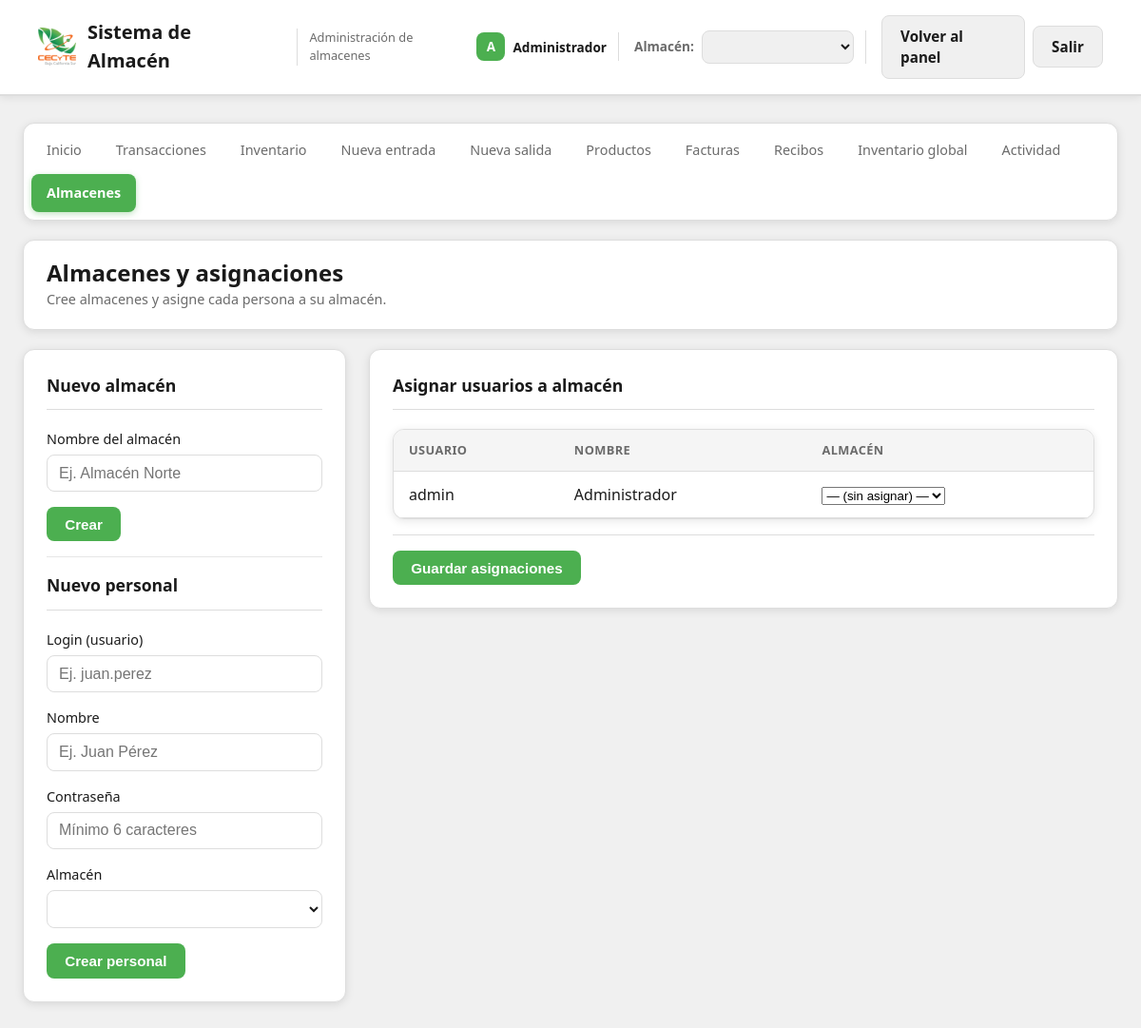
Page /almacenes-admin.php (signed in) on the earlier database version.
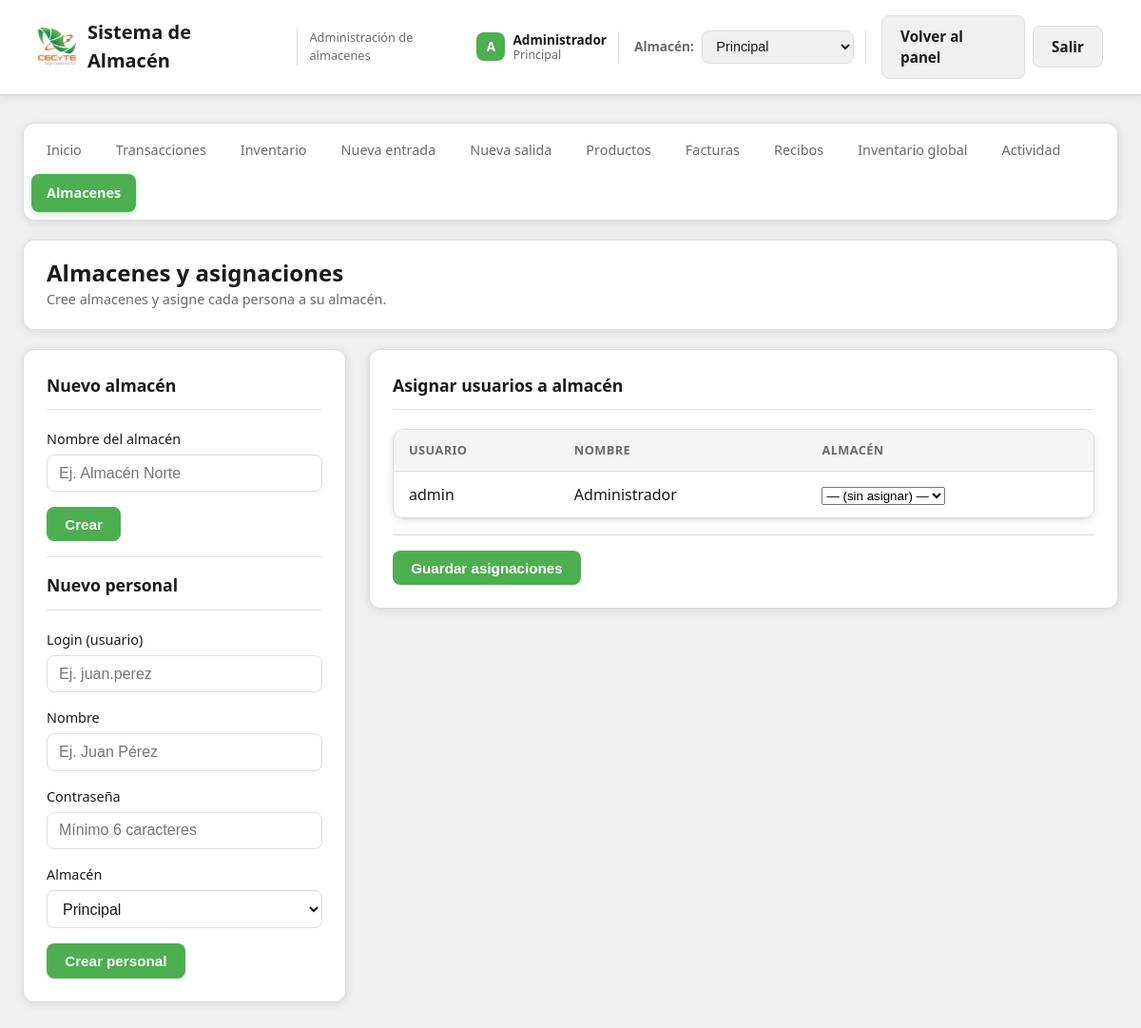
Same page on the later database version.
### tables this page shows
CREATE TABLE IF NOT EXISTS almacenes (
  id INT UNSIGNED AUTO_INCREMENT PRIMARY KEY,
  nombre VARCHAR(150) NOT NULL UNIQUE,
  created_at TIMESTAMP DEFAULT CURRENT_TIMESTAMP,
  updated_at TIMESTAMP DEFAULT CURRENT_TIMESTAMP ON UPDATE CURRENT_TIMESTAMP
);

### includes/almacenes.php (called while the page is built, shortened)
<?php
function listarAlmacenes(): array {
    $pdo = getDB();
    $stmt = $pdo->query('SELECT id, nombre FROM almacenes ORDER BY nombre');
    return $stmt->fetchAll();
}
function esAdminSesionAlmacen(): bool {
    $usuarioNombreSesion = (string)($_SESSION['usuario_nombre'] ?? '');
    $usuarioIdSesion = (int)($_SESSION['usuario_id'] ?? 0);
    return ($usuarioNombreSesion === 'Administrador') || ($usuarioIdSesion === 1);
}
function asegurarAlmacenActivo(): void {
    $esAdmin = esAdminSesionAlmacen();
    $almacenSesion = isset($_SESSION['almacen_id']) ? (int)$_SESSION['almacen_id'] : 0;
    if ($almacenSesion > 0) {
        return;
    }
    if ($esAdmin) {
        return;
    }
}
function getAlmacenActivo(): int {
    return (int)($_SESSION['almacen_id'] ?? 0);
}
function getNombreAlmacenActivo(): string {
    $id = getAlmacenActivo();
    if ($id <= 0) return '';
    $pdo = getDB();
    $stmt = $pdo->prepare('SELECT nombre FROM almacenes WHERE id = ? LIMIT 1');
    $stmt->execute([$id]);
    $row = $stmt->fetch();
    return $row ? (string)$row['nombre'] : '';
}

### config/LoggedPDOStatement.php (called while the page is built, shortened)
<?php
class LoggedPDOStatement extends PDOStatement {
    public function execute($input_parameters = null): bool {
        $start = microtime(true);
        $sql = (string) ($this->queryString ?? '');
        $op = $this->detectOp($sql);
        $requestId = $GLOBALS['APP_REQUEST_ID'] ?? null;
        $userId = $GLOBALS['APP_USER_ID'] ?? null;
        $userName = $GLOBALS['APP_USER_NAME'] ?? null;
        $ruta = $GLOBALS['APP_REQUEST_CTX']['ruta'] ?? null;
        $method = $GLOBALS['APP_REQUEST_CTX']['method'] ?? null;
        $table = $this->extractTable($sql);
        $paramsSafe = $this->normalizeParamsForLog($input_parameters);
        $summary = $this->buildPrettySummary($op, $table, $paramsSafe, $userName, $userId, $method, $ruta);
        try {
            $result = parent::execute($input_parameters);
            $durationMs = (microtime(true) - $start) * 1000;
            return $result;
        } catch (Throwable $e) {
            $durationMs = (microtime(true) - $start) * 1000;
            $this->writeLog([
                'timestamp' => date('c'),
                'request_id' => $requestId,
                'usuario_id' => $userId,
                'usuario_nombre' => $userName,
                'duration_ms' => round($durationMs, 3),
                'op' => $op,
                'write' => $this->isWriteOp($op),
                'tabla' => $table,
                'sql' => $sql,
                'params_raw' => $paramsSafe,
                'resumen' => $summary,
                'ok' => false,
                'error_class' => get_class($e),
                'error_code' => $e->getCode(),
            ]);
            throw $e;
        }
    }
    private function extractTable(string $sql): ?string {
        $s = trim($sql);
        return null;
    }
    private function buildPrettySummary(string $op, ?string $table, $paramsSafe, $userName, $userId, $method, $ruta): string {
        $u = '';
        if ($userName !== null && $userName !== '') {
            $u = "usuario={$userName}";
        } else {
            $u = "usuario_id={$userId}";
        }
        $m = $method !== null ? $method : '';
        $r = $ruta !== null ? $ruta : '';
        $t = $table !== null ? $table : 'tabla?';
        $paramsShort = $this->paramsToShortString($paramsSafe);
        return trim("{$u} {$m} {$r} -> {$op} {$t} params={$paramsShort}");
    }
    private function paramsToShortString($paramsSafe): string {
        if ($paramsSafe === null) {
            return '[]';
        }
        $encoded = @json_encode($paramsSafe, JSON_UNESCAPED_UNICODE | JSON_UNESCAPED_SLASHES);
        $max = 500;
        return $encoded;
    }
    private function detectOp(string $sql): string {
        $s = ltrim($sql);
        if (preg_match('/^SELECT\b/i', $s)) {
            return 'SELECT';
        }
        return 'OTHER';
    }
    private function isWriteOp(string $op): bool {
        return in_array($op, ['INSERT', 'UPDATE', 'DELETE', 'REPLACE'], true);
    }
    private function normalizeParamsForLog($input_parameters) {
        if ($input_parameters === null) {
            return null;
        }
        $encoded = @json_encode($input_parameters, JSON_UNESCAPED_UNICODE | JSON_UNESCAPED_SLASHES);
        $decoded = json_decode($encoded, true);
        return $decoded;
    }
    private function writeLog(array $entry): void {
        try {
            $logDir = __DIR__ . '/../logs';
            $logFile = $logDir . '/sql.log';
            $line = json_encode($entry, JSON_UNESCAPED_UNICODE | JSON_UNESCAPED_SLASHES);
        } catch (Throwable $e) {
        }
    }
    private function writePrettyLine(array $entry): void {
        try {
            $logDir = __DIR__ . '/../logs';
            $logFile = $logDir . '/sql_pretty.log';
            $line = sprintf(
                "%s request_id=%s %s",
                $entry['timestamp'] ?? '',
                $entry['request_id'] ?? '',
                $entry['resumen'] ?? ''
            );
        } catch (Throwable $e) {
        }
    }
}

### almacenes-admin.php (the view, shortened to what the changed rows need)
<?php
require_once __DIR__ . '/includes/almacenes.php';
$almacenes = listarAlmacenes();
?>
<!DOCTYPE html>
<html lang="es">
<head>
  <link rel="stylesheet" href="assets/css/style.css?v=15">
</head>
<body>
  <div class="container">
    <?php include __DIR__ . '/includes/nav.php'; ?>
    <main style="margin-top:1rem;">
      <header class="page-header">
        <div class="page-header-texto">
          <h1 class="page-title">Almacenes y asignaciones</h1>
        </div>
      </header>
      <section class="form-layout-dual" style="align-items:flex-start;">
        <div class="form-card form-card--datos">
          <form method="post">
            <div class="form-group">
              <label>Almacén</label>
              <select name="almacen_id_usuario" required>
                <?php foreach ($almacenes as $a): ?>
                  <option value="<?= (int)$a['id'] ?>"><?= htmlspecialchars($a['nombre']) ?></option>
                <?php endforeach; ?>
              </select>
            </div>
          </form>
        </div>
        <div class="form-card form-card--wide form-card--detalle">
          <form method="post">
            <div class="table-wrap">
              <table>
                <thead>
                  <tr>
                    <th>Usuario</th>
                    <th>Nombre</th>
                    <th>Almacén</th>
                  </tr>
                </thead>
              </table>
            </div>
          </form>
        </div>
      </section>
    </main>
  </div>
</body>
</html>

### includes/nav.php (shortened to what the changed rows need)
<?php
$usuarioNombreSesion = (string) ($_SESSION['usuario_nombre'] ?? '');
$usuarioIdSesion = (int) ($_SESSION['usuario_id'] ?? 0);
$esAdmin = ($usuarioNombreSesion === 'Administrador') || ($usuarioIdSesion === 1);
$nombreAlmacenActivo = getNombreAlmacenActivo();
?>
<div class="nav-wrap">
  <?php if ($usuarioNombreSesion !== ''): ?>
    <div class="header-user-info" id="header-user-info">
      <div class="header-user-details">
        <span class="header-user-name"><?= htmlspecialchars($usuarioNombreSesion) ?></span>
        <?php if ($nombreAlmacenActivo !== ''): ?>
          <span class="header-user-almacen"><?= htmlspecialchars($nombreAlmacenActivo) ?></span>
        <?php endif; ?>
      </div>
    </div>
  <?php endif; ?>
  <?php if ($esAdmin): ?>
    <?php
      $almacenActivo = (int) (getAlmacenActivo() ?? 0);
      $almacenes = listarAlmacenes();
    ?>
    <div class="almacen-selector" id="almacen-selector-box">
      <label for="almacen_id_select" class="almacen-selector-label">Almacén:</label>
      <select
        id="almacen_id_select"
        class="almacen-selector-select"
        aria-label="Selector de almacén"
      >
        <?php foreach ($almacenes as $a): ?>
          <option value="<?= (int)$a['id'] ?>" <?= ((int)$a['id'] === $almacenActivo) ? 'selected' : '' ?>>
            <?= htmlspecialchars($a['nombre']) ?>
          </option>
        <?php endforeach; ?>
      </select>
    </div>
  <?php endif; ?>
</div>

Differences in the rows shown:
added almacenes: nombre "Principal"
Other differences:
form field value: (not shown) → "Principal"
form field almacen_id_usuario: (not shown) → "Principal"
